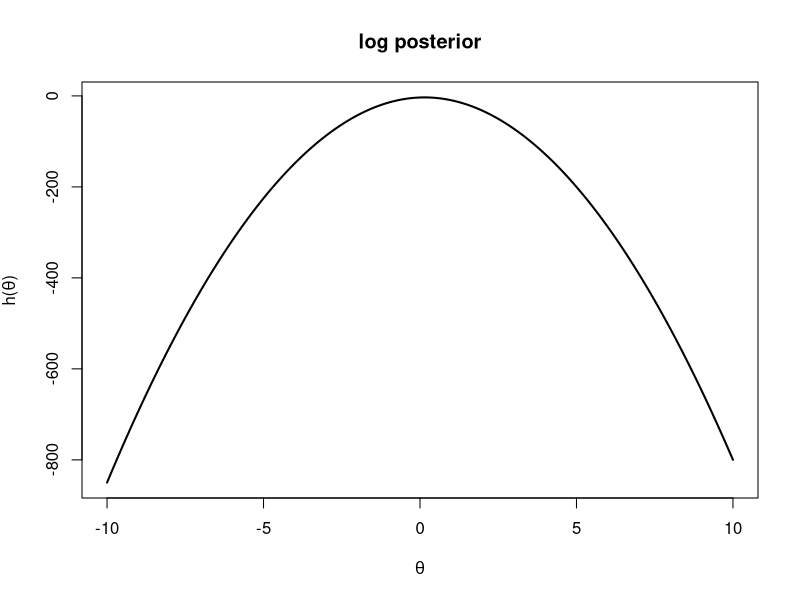
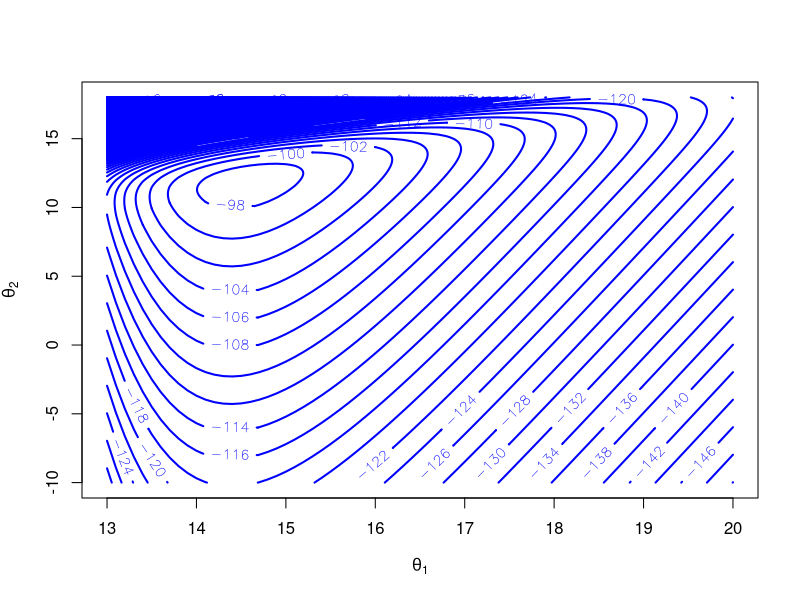

Here is the R script that generated these plots, in order:
### Tutorial 6 codes

## Problem 2

# define prior hyperparameters
mu <- 0
sigma2 <- 0.25^2
n <- 5
y <- 5	# 5 heads

# log posterior function
logpost <- function(theta,y,n,mu,sigma2){
	theta*y - n*log(1+exp(theta)) - 0.5*(theta-mu)^2/sigma2
}

# plot the log posterior
theta.grid <- seq(from=-10,to=10,by=0.1)
plot(theta.grid, logpost(theta.grid,y,n,mu,sigma2),type="l",lwd=2,
     ylab=expression(paste("h(",theta,")")),xlab=expression(theta),
	 main="log posterior")

	 
# normal approximation: method 1, using optimize()
(out <- optimize(logpost, interval=c(-10,10), maximum=TRUE, y=y,n=n,mu=mu,sigma2=sigma2))
(post.mode <- out$maximum)	 
(post.var <- 1/(n*exp(post.mode)/(1+exp(post.mode))^2 + 1/sigma2))	# variance using analytical Hessian 
	 
	 
# normal approximation: method 2, using optim() to find the mode and Hessian
(out <- optim(par=0, fn=logpost, hessian=TRUE, control=list(fnscale=-1),
        method="Brent", lower=-10, upper=10,y=y,n=n,mu=mu,sigma2=sigma2))
(post.mode <- out$par)
(post.var <- -1/out$hessian)

# find P(theta>0|y=5) using normal approximation 
1 - pnorm(0, mean=post.mode, sd=sqrt(post.var))
	 
	 
	 
## Problem 3
# (b) log posterior function
s <- 8
n <- 15
t <- 15962989
t1 <- 237217
logpost <- function(theta, s, n, t, t1){
	theta1 <- theta[1]
	theta2 <- theta[2]
	return((1-s)*theta1 + theta2 - (t-n*t1)*exp(-theta1) - n*exp(theta2-theta1))
}

# (c) 
# some trial-and-error / exploration
(out <- optim(par=c(0,0), fn=logpost, hessian=TRUE,
              control=list(fnscale=-1), s=s, n=n, t=t, t1=t1))
# this ends up in a local extremum value, not the global maximum
			  
# contour plot: several attempts
# theta1.grid <- seq(from=-100, to=100, by=1)
# theta2.grid <- seq(from=-100, to=100, by=1)	# range too large, change the range
theta1.grid <- seq(from=13, to=20, by=.1)
theta2.grid <- seq(from=-10, to=18, by=.1)
theta.grid <- expand.grid(theta1.grid, theta2.grid)			  
grid.logpost <- apply(theta.grid, 1, logpost, s=s, n=n, t=t, t1=t1) 			  
contour(theta1.grid, theta2.grid, matrix(grid.logpost,nrow=length(theta1.grid),ncol=length(theta2.grid)),
        col="blue", nlevels=800, lwd=2, labcex=0.9, 
		xlab=expression(theta[1]), ylab=expression(theta[2]))				  

# change the starting point to (14.5,11)
(out <- optim(par=c(14.5,11), fn=logpost, hessian=TRUE,
              control=list(fnscale=-1), s=s, n=n, t=t, t1=t1))		
(post.mode <- out$par)
(post.var <- -solve(out$hessian))		
		